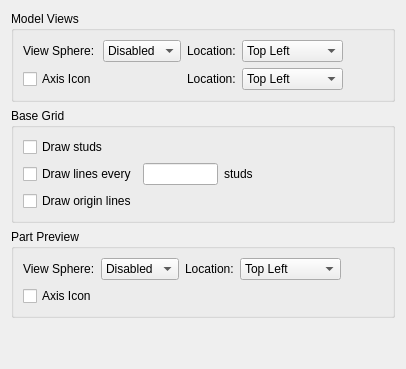
     <widget class="QWidget" name="tab">
      <attribute name="title">
       <string>Views</string>
      </attribute>
      <layout class="QVBoxLayout" name="verticalLayout_13">
       <item>
        <widget class="QGroupBox" name="groupBox_6">
         <property name="title">
          <string>Model Views</string>
         </property>
         <layout class="QGridLayout" name="gridLayout_3">
          <item row="1" column="0">
           <widget class="QCheckBox" name="AxisIconCheckBox">
            <property name="text">
             <string>Axis Icon</string>
            </property>
           </widget>
          </item>
          <item row="0" column="2">
           <widget class="QLabel" name="ViewSphereLocationLabel">
            <property name="text">
             <string>Location:</string>
            </property>
           </widget>
          </item>
          <item row="0" column="0">
           <widget class="QLabel" name="label_21">
            <property name="text">
             <string>View Sphere:</string>
            </property>
           </widget>
          </item>
          <item row="0" column="1">
           <widget class="QComboBox" name="ViewSphereSizeCombo">
            <item>
             <property name="text">
              <string>Disabled</string>
             </property>
            </item>
            <item>
             <property name="text">
              <string>Small</string>
             </property>
            </item>
            <item>
             <property name="text">
              <string>Medium</string>
             </property>
            </item>
            <item>
             <property name="text">
              <string>Large</string>
             </property>
            </item>
           </widget>
          </item>
          <item row="0" column="3">
           <widget class="QComboBox" name="ViewSphereLocationCombo">
            <item>
             <property name="text">
              <string>Top Left</string>
             </property>
            </item>
            <item>
             <property name="text">
              <string>Top Right</string>
             </property>
            </item>
            <item>
             <property name="text">
              <string>Bottom Left</string>
             </property>
            </item>
            <item>
             <property name="text">
              <string>Bottom Right</string>
             </property>
            </item>
           </widget>
          </item>
          <item row="0" column="4">
           <spacer name="horizontalSpacer_7">
            <property name="orientation">
             <enum>Qt::Horizontal</enum>
            </property>
            <property name="sizeHint" stdset="0">
             <size>
              <width>40</width>
              <height>20</height>
             </size>
            </property>
           </spacer>
          </item>
          <item row="1" column="2">
           <widget class="QLabel" name="AxisIconLocationLabel">
            <property name="text">
             <string>Location:</string>
            </property>
           </widget>
          </item>
          <item row="1" column="3">
           <widget class="QComboBox" name="AxisIconLocationCombo">
            <item>
             <property name="text">
              <string>Top Left</string>
             </property>
            </item>
            <item>
             <property name="text">
              <string>Top Right</string>
             </property>
            </item>
            <item>
             <property name="text">
              <string>Bottom Left</string>
             </property>
            </item>
            <item>
             <property name="text">
              <string>Bottom Right</string>
             </property>
            </item>
           </widget>
          </item>
         </layout>
        </widget>
       </item>
       <item>
        <widget class="QGroupBox" name="groupBox_4">
         <property name="title">
          <string>Base Grid</string>
         </property>
         <layout class="QGridLayout" name="gridLayout_2">
          <item row="1" column="2">
           <widget class="QLabel" name="label">
            <property name="text">
             <string>studs</string>
            </property>
           </widget>
          </item>
          <item row="1" column="3">
           <spacer name="horizontalSpacer_5">
            <property name="orientation">
             <enum>Qt::Horizontal</enum>
            </property>
            <property name="sizeHint" stdset="0">
             <size>
              <width>40</width>
              <height>20</height>
             </size>
            </property>
           </spacer>
          </item>
          <item row="1" column="0">
           <widget class="QCheckBox" name="gridLines">
            <property name="text">
             <string>Draw lines every</string>
            </property>
           </widget>
          </item>
          <item row="1" column="1">
           <widget class="QLineEdit" name="gridLineSpacing">
            <property name="maximumSize">
             <size>
              <width>75</width>
              <height>16777215</height>
             </size>
            </property>
           </widget>
          </item>
          <item row="2" column="0" colspan="3">
           <widget class="QCheckBox" name="GridOriginCheckBox">
            <property name="text">
             <string>Draw origin lines</string>
            </property>
           </widget>
          </item>
          <item row="0" column="0" colspan="3">
           <widget class="QCheckBox" name="gridStuds">
            <property name="text">
             <string>Draw studs</string>
            </property>
           </widget>
          </item>
         </layout>
        </widget>
       </item>
       <item>
        <widget class="QGroupBox" name="PreviewGroup">
         <property name="title">
          <string>Part Preview</string>
         </property>
         <layout class="QGridLayout" name="gridLayout_6">
          <item row="2" column="0" colspan="2">
           <widget class="QCheckBox" name="PreviewAxisIconCheckBox">
            <property name="text">
             <string>Axis Icon</string>
            </property>
           </widget>
          </item>
          <item row="1" column="3">
           <widget class="QComboBox" name="PreviewViewSphereLocationCombo">
            <item>
             <property name="text">
              <string>Top Left</string>
             </property>
            </item>
            <item>
             <property name="text">
              <string>Top Right</string>
             </property>
            </item>
            <item>
             <property name="text">
              <string>Bottom Left</string>
             </property>
            </item>
            <item>
             <property name="text">
              <string>Bottom Right</string>
             </property>
            </item>
           </widget>
          </item>
          <item row="1" column="2">
           <widget class="QLabel" name="PreviewViewSphereLocationLabel">
            <property name="text">
             <string>Location:</string>
            </property>
           </widget>
          </item>
          <item row="1" column="1">
           <widget class="QComboBox" name="PreviewViewSphereSizeCombo">
            <item>
             <property name="text">
              <string>Disabled</string>
             </property>
            </item>
            <item>
             <property name="text">
              <string>Small</string>
             </property>
            </item>
            <item>
             <property name="text">
              <string>Medium</string>
             </property>
            </item>
            <item>
             <property name="text">
              <string>Large</string>
             </property>
            </item>
           </widget>
          </item>
          <item row="1" column="0">
           <widget class="QLabel" name="label_8">
            <property name="text">
             <string>View Sphere:</string>
            </property>
           </widget>
          </item>
          <item row="1" column="4">
           <spacer name="horizontalSpacer_11">
            <property name="orientation">
             <enum>Qt::Horizontal</enum>
            </property>
            <property name="sizeHint" stdset="0">
             <size>
              <width>40</width>
              <height>20</height>
             </size>
            </property>
           </spacer>
          </item>
         </layout>
        </widget>
       </item>
       <item>
        <spacer name="verticalSpacer_2">
         <property name="orientation">
          <enum>Qt::Vertical</enum>
         </property>
         <property name="sizeHint" stdset="0">
          <size>
           <width>20</width>
           <height>40</height>
          </size>
         </property>
        </spacer>
       </item>
      </layout>
     </widget>
